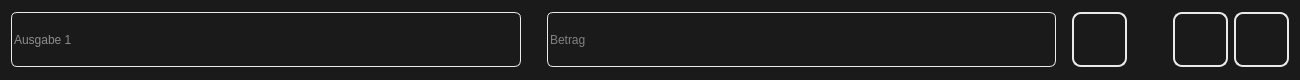
<?xml version="1.0" encoding="UTF-8"?>
<ui version="4.0">
 <class>EntryForm</class>
 <widget class="QWidget" name="EntryForm">
  <property name="geometry">
   <rect>
    <x>0</x>
    <y>0</y>
    <width>1300</width>
    <height>80</height>
   </rect>
  </property>
  <property name="windowTitle">
   <string>Form</string>
  </property>
  <property name="styleSheet">
   <string notr="true">background-color: rgb(26, 26, 26);</string>
  </property>
  <layout class="QHBoxLayout" name="horizontalLayout">
   <item>
    <widget class="QLineEdit" name="categoryLineEdit">
     <property name="sizePolicy">
      <sizepolicy hsizetype="Expanding" vsizetype="Fixed">
       <horstretch>0</horstretch>
       <verstretch>0</verstretch>
      </sizepolicy>
     </property>
     <property name="minimumSize">
      <size>
       <width>0</width>
       <height>55</height>
      </size>
     </property>
     <property name="maximumSize">
      <size>
       <width>50000</width>
       <height>55</height>
      </size>
     </property>
     <property name="mouseTracking">
      <bool>true</bool>
     </property>
     <property name="styleSheet">
      <string notr="true">QLineEdit {
	background-color: rgb(26, 26, 26);
	border: 1px solid rgb(234, 234, 234);
	border-radius: 6px;
	color: rgb(255, 255, 255);
	font: 400 20pt &quot;Segoe UI&quot;;
	qproperty-alignment: AlignCenter;
}
</string>
     </property>
     <property name="maxLength">
      <number>20</number>
     </property>
     <property name="placeholderText">
      <string>Ausgabe 1</string>
     </property>
    </widget>
   </item>
   <item>
    <spacer name="horizontalSpacer">
     <property name="orientation">
      <enum>Qt::Horizontal</enum>
     </property>
     <property name="sizeType">
      <enum>QSizePolicy::Maximum</enum>
     </property>
     <property name="sizeHint" stdset="0">
      <size>
       <width>20</width>
       <height>20</height>
      </size>
     </property>
    </spacer>
   </item>
   <item>
    <widget class="QLineEdit" name="spendingLineEdit">
     <property name="sizePolicy">
      <sizepolicy hsizetype="Expanding" vsizetype="Fixed">
       <horstretch>0</horstretch>
       <verstretch>0</verstretch>
      </sizepolicy>
     </property>
     <property name="minimumSize">
      <size>
       <width>0</width>
       <height>50</height>
      </size>
     </property>
     <property name="maximumSize">
      <size>
       <width>50000</width>
       <height>55</height>
      </size>
     </property>
     <property name="styleSheet">
      <string notr="true">QLineEdit{
background-color: rgb(26, 26, 26);
border: 1px solid rgb(234, 234, 234);
border-radius: 6px;
qproperty-alignment: AlignCenter;
color: rgb(229, 229, 229);
font: 600 20pt &quot;Segoe UI&quot;;
}
</string>
     </property>
     <property name="placeholderText">
      <string>Betrag</string>
     </property>
    </widget>
   </item>
   <item>
    <spacer name="horizontalSpacer_3">
     <property name="orientation">
      <enum>Qt::Horizontal</enum>
     </property>
     <property name="sizeType">
      <enum>QSizePolicy::Maximum</enum>
     </property>
     <property name="sizeHint" stdset="0">
      <size>
       <width>10</width>
       <height>20</height>
      </size>
     </property>
    </spacer>
   </item>
   <item>
    <widget class="QPushButton" name="editButton">
     <property name="minimumSize">
      <size>
       <width>55</width>
       <height>55</height>
      </size>
     </property>
     <property name="maximumSize">
      <size>
       <width>55</width>
       <height>55</height>
      </size>
     </property>
     <property name="cursor">
      <cursorShape>PointingHandCursor</cursorShape>
     </property>
     <property name="styleSheet">
      <string notr="true">QPushButton
{
background-color: rgb(26, 26, 26);
border: 2px solid rgb(234, 234, 234);
border-radius: 9px;
font-size: 25px;
}
QPushButton:hover {
	
	background-color: rgb(50, 50, 50);
}
QPushButton:pressed {
	
	background-color: rgb(45, 45, 45);
}

QPushButton:disabled{
	
}</string>
     </property>
     <property name="text">
      <string/>
     </property>
     <property name="icon">
      <iconset resource="../../../assets/recource.qrc">
       <normaloff>:/assets/pencil.png</normaloff>:/assets/pencil.png</iconset>
     </property>
     <property name="iconSize">
      <size>
       <width>30</width>
       <height>30</height>
      </size>
     </property>
    </widget>
   </item>
   <item>
    <spacer name="horizontalSpacer_2">
     <property name="orientation">
      <enum>Qt::Horizontal</enum>
     </property>
     <property name="sizeType">
      <enum>QSizePolicy::Maximum</enum>
     </property>
     <property name="sizeHint" stdset="0">
      <size>
       <width>40</width>
       <height>20</height>
      </size>
     </property>
    </spacer>
   </item>
   <item>
    <widget class="QPushButton" name="deleteButton">
     <property name="minimumSize">
      <size>
       <width>55</width>
       <height>55</height>
      </size>
     </property>
     <property name="maximumSize">
      <size>
       <width>55</width>
       <height>55</height>
      </size>
     </property>
     <property name="cursor">
      <cursorShape>PointingHandCursor</cursorShape>
     </property>
     <property name="styleSheet">
      <string notr="true">QPushButton
{
background-color: rgb(26, 26, 26);
border: 2px solid rgb(234, 234, 234);
border-radius: 9px;
font-size: 25px;
}
QPushButton:hover {
	
	background-color: rgb(63, 63, 63);
}
QPushButton:pressed {
	
	background-color: rgb(48, 48, 48);
}

QPushButton:disabled{
	
}</string>
     </property>
     <property name="text">
      <string/>
     </property>
     <property name="icon">
      <iconset resource="../../../assets/recource.qrc">
       <normaloff>:/assets/recycle-bin.png</normaloff>:/assets/recycle-bin.png</iconset>
     </property>
     <property name="iconSize">
      <size>
       <width>25</width>
       <height>25</height>
      </size>
     </property>
    </widget>
   </item>
   <item>
    <widget class="QPushButton" name="submitButton">
     <property name="minimumSize">
      <size>
       <width>55</width>
       <height>55</height>
      </size>
     </property>
     <property name="maximumSize">
      <size>
       <width>55</width>
       <height>55</height>
      </size>
     </property>
     <property name="cursor">
      <cursorShape>PointingHandCursor</cursorShape>
     </property>
     <property name="styleSheet">
      <string notr="true">

QPushButton
{
background-color: rgb(26, 26, 26);
border: 2px solid rgb(234, 234, 234);
	border-radius: 9px;
	font-size: 25px;
	color: rgb(85, 255, 0);
}
QPushButton:hover {
	
	background-color: rgb(63, 63, 63);
}
QPushButton:pressed {
	
	background-color: rgb(48, 48, 48);
}
QPushButton:disabled{
	
	//background-color: rgb(148, 148, 148);
}</string>
     </property>
     <property name="icon">
      <iconset resource="../../../assets/recource.qrc">
       <normaloff>:/assets/check.png</normaloff>:/assets/check.png</iconset>
     </property>
     <property name="iconSize">
      <size>
       <width>25</width>
       <height>25</height>
      </size>
     </property>
     <property name="shortcut">
      <string>Return</string>
     </property>
    </widget>
   </item>
  </layout>
 </widget>
 <resources>
  <include location="../../../assets/recource.qrc"/>
 </resources>
 <connections/>
</ui>
